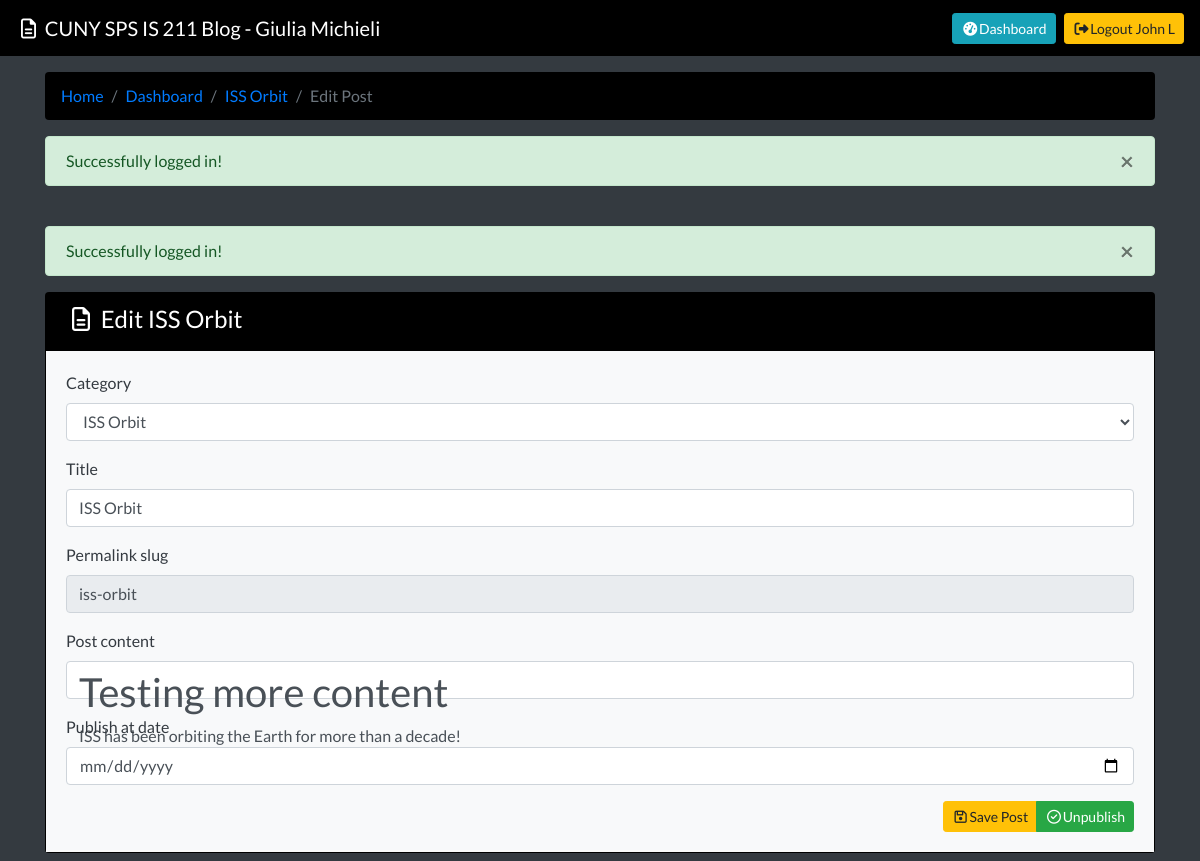
Screenshot of /post/1/edit (signed in) with the database file from the repository.
### tables this page shows
CREATE TABLE posts (
    id INTEGER PRIMARY KEY AUTOINCREMENT,
    author_id INTEGER NOT NULL REFERENCES users(id),
    category_id INTEGER NOT NULL REFERENCES categories(id),
    title TEXT NOT NULL,
    slug TEXT NOT NULL,
    short_content TEXT NOT NULL,
    content TEXT NOT NULL,
    is_published INTEGER,
    published_at TIMESTAMP NOT NULL,
    updated_at TIMESTAMP NOT NULL
);

### app.py (the view)
@app.route('/post/<id>/edit')
def get_edit_post(id):
    if not check_auth():
        return redirect("/login")
    post = query("select * from posts where id = ? or slug = ? and author_id = ?",(id, id, session["auth"]["id"]), True)
    if not post:
        abort(404)
    breadcrumbs = [
        {"title": "Home", "url": "/"},
        {"title": "Dashboard", "url": "/dashboard"},
        {"title": post['title'], "url": "/post/"+post['slug']},
        {"title": "Edit Post", "url": "/post/{}/edit".format(post['slug'])}
    ]
    return render_template("admin/edit/edit_post.html", breadcrumbs=breadcrumbs, categories=get_categories(), post=post, errors=session.pop("errors", None),
                           alert=session.pop("alert", None)
                           )

### app.py (called while the page is built)
def check_auth():
    if "auth" in session:
        return True
    return False

def get_categories():
    categories = query("select * from categories order by category_display_name asc")
    return categories

### db.py (called while the page is built)
def make_dicts(cursor, row):
    return dict((cursor.description[idx][0], value)for idx, value in enumerate(row))

def get_db():
    db = getattr(g, '_database', None)
    if db is None:
        db = g._database = sqlite3.connect(DATABASE, detect_types=sqlite3.PARSE_DECLTYPES)
        db.row_factory = make_dicts
    return db

def query(query, args=(), one=False):
    cur = get_db().execute(query, args)
    rv = cur.fetchall()
    cur.close()
    return (rv[0] if rv else None) if one else rv

def close_connection(exception):
    db = getattr(g, '_database', None)
    if db is not None:
        db.close()

### templates/admin/edit/edit_post.html (shortened to what this page needs)
{% extends "layout/base.html" %}
{% block head_extra %}
<link rel="stylesheet" href="https://cdnjs.cloudflare.com/ajax/libs/tempusdominus-bootstrap-4/5.38.0/css/tempusdominus-bootstrap-4.min.css" />
<link rel="stylesheet" href="https://cdn.quilljs.com/1.3.6/quill.snow.css">
{% endblock %}
{% block page_content %}
<div class="row">
    <div class="col-12 mt-2 mb-2 mx-auto">
        {% if alert %}
        <div class="alert alert-{{ alert.level }} alert-dismissable fade show sticky-top mt-3" style="z-index: 10000;" role="alert">
            {{ alert.message }}
            <button type="button" class="close" data-dismiss="alert" aria-label="Close">
                <span aria-hidden="true">&times;</span>
            </button>
        </div>
        {% endif %}
        <div class="card text-white" style="background-color: #000;">
            <div class="card-header" style="background-color: #000;">
                <h4 class="mb-1"><i class="fa fa-fw fa-file-text-o"></i>&nbsp;Edit {{ post.title }}</h4>
            </div>
            <div class="card-body bg-light">
                <form action="/post/{{ post.slug }}/edit" method="POST">
                    <div class="form-group">
                        <label for="category_id" class="label text-dark">Category</label>
                        <select class="form-control{{ " is-invalid" if errors and errors.messages.category_id }}" name="category_id" required value="{{ errors.input.category_id if errors else post.category_id }}" />
                            {% if categories %}
                            {% for category in categories %}
                            <option{{ " selected" if errors and errors.input.category_id == category.id|string else " selected" if post.category_id|string == category.id|string }} value="{{ category.id }}">{{ category.category_display_name }}</option>
                            {% endfor %}
                            {% endif %}
                    </div>
                    <div class="form-group">
                        <label for="title" class="label text-dark">Title</label>
                        <input type="text" class="form-control{{ " is-invalid" if errors and errors.messages.title }}" name="title" placeholder="Post title" required value="{{ errors.input.title if errors else post.title }}" />
                    </div>
                    <div class="form-group">
                        <label for="slug" class="label text-dark">Permalink slug</label>
                        <input type="text" class="form-control{{ " is-invalid" if errors and errors.messages.slug }}" name="slug" placeholder="Permalink slug" required disabled value="{{ errors.input.slug if errors else post.slug }}" />
                    </div>
                    <div class="form-group">
                        <label for="content-body" class="label text-dark">Post content</label>
                        <div id="content-body" class="form-control{{ " is-invalid" if errors and errors.messages.content }}">{{ errors.input.content|safe if errors else post.content|safe }}</div>
                    </div>
                    <div class="form-group">
                        <label for="publish-at" class="label text-dark">Publish at date</label>
                        <input type="date" id="publish-at" class="form-control{{ " is-invalid" if errors and errors.messages.published_at }} datetimepicker-input" name="published_at" placeholder="Publish Date" required value="{{ errors.input.published_at if errors else post.published_at.strftime('%Y-%m-%d %H:%M') }}" data-toggle="datetimepicker" data-target="#publish-at" />
                    </div>
                    <div class="btn-group float-right">
                        <button class="btn btn-sm btn-warning" type="submit" name="save" value="save"><i class="fa fa-fw fa-save"></i>Save Post</button>
                        {% if post.is_published == 0 %}
                        <button class="btn btn-sm btn-success" type="submit" name="publish" value="publish"><i class="fa fa-fw fa-check-circle"></i>Publish</button>
                        {% else %}
                        <button class="btn btn-sm btn-success" type="submit" name="unpublish" value="unpublish"><i class="fa fa-fw fa-check-circle-o"></i>Unpublish</button>
                        {% endif %}
                    </div>
                </form>
            </div>
        </div>
    </div>
</div>
{% endblock %}

### templates/layout/base.html (shortened to what this page needs)
<!DOCTYPE html>
<html lang="en">
<head>
    <link rel="stylesheet" href="//stackpath.bootstrapcdn.com/bootstrap/4.3.1/css/bootstrap.min.css">
    {% block head_extra %}{% endblock %}
</head>
<body class="bg-dark">
    <nav class="navbar navbar-dark" style="background: #000;">
        <a class="navbar-brand" href="/"><i class="fa fa-fw fa-file-text-o"></i>&nbsp;CUNY SPS IS 211 Blog - Giulia Michieli</a>
        <div class="float-right">
            {% block auth_links %}
            {% block login_link %}
            {% if "auth" in session %}
            <a class="btn btn-sm btn-info" href="/dashboard"><i class="fa fa-fw fa-dashboard"></i>Dashboard</a>
            <a class="float-right btn btn-sm btn-warning" href="/logout"><i class="fa fa-fw fa-sign-out"></i>Logout {{ session["auth"]["first_name"]  }} {{ session["auth"]["last_name"] }}</a>
            {% else %}
            <a class="float-right btn btn-sm btn-warning" href="/login"><i class="fa fa-fw fa-sign-in"></i>Login</a>
            {% endif %}
            {% endblock login_link %}
            {% endblock auth_links %}
        </div>
    </nav>
    <div class="container">
        {% if breadcrumbs and breadcrumbs|length > 0 %}
        <nav aria-label="breadcrumb" class="my-3">
            <ol class="breadcrumb text-light" style="background: #000;">
                {% for crumb in breadcrumbs %}
                {% if loop.last %}
                <li class="breadcrumb-item active" aria-current="page">{{ crumb.title }}</li>
                {% else %}
                <li class="breadcrumb-item"><a href="{{ crumb.url }}">{{ crumb.title }}</a></li>
                {% endif %}
                {% endfor %}
            </ol>
        </nav>
        {% endif %}
        {% if alert %}
        <div class="alert alert-{{ alert.level }} alert-dismissable fade show sticky-top" style="z-index: 10000;" role="alert">
            {{ alert.message }}
            <button type="button" class="close" data-dismiss="alert" aria-label="Close">
                <span aria-hidden="true">&times;</span>
            </button>
        </div>
        {% endif %}
        {% block page_content %}{% endblock %}
    </div>
</body>
</html>

### templates/layout/base.html (style rules this page uses)
body { font-family: 'Lato', sans-serif; }

### rows the page displays
posts: title "ISS Orbit", slug "iss-orbit", input.content "Testing more content ISS has been orbiting the Earth for more than a decade!"

### other values shown
{{ session["auth"]["first_name"] }} "John"
{{ session["auth"]["last_name"] }} "L"
{{ crumb.title }} "Home" "Dashboard"
{{ crumb.title }} "Edit Post"
{{ alert.message }} "Successfully logged in!"
form field category_id "ISS Orbit"
